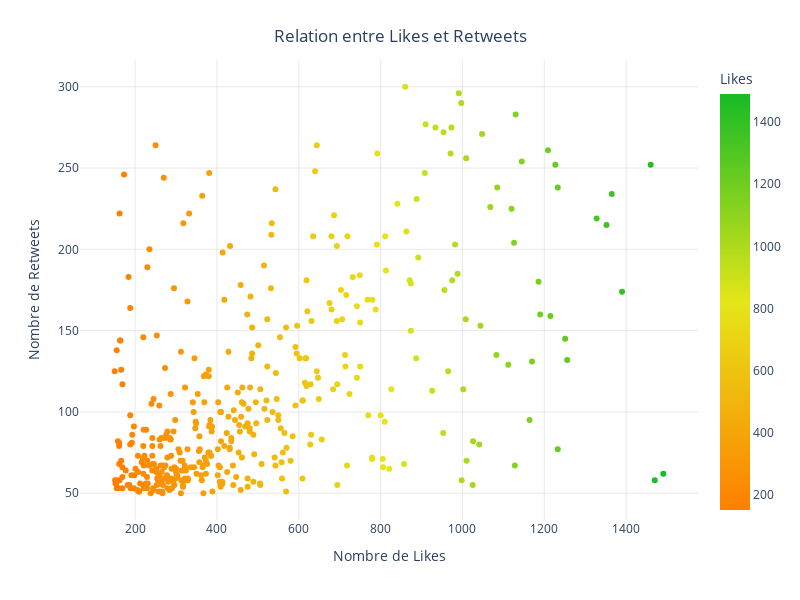

Source (notebook cell):
### Markdown cell above
Contexte du tweet : les tweets sur des sujets d'actualité ont plus de chances de recevoir des retweets, car ils enrichissent la discussion, alors que ceux à caractère personnel ou émotionnel récoltent souvent plus de likes, en signe de soutien ou d'empathie. <br>

### Code cell
fig = px.scatter(
    df_filtered,
    x='Likes',
    y='Retweets',
    color='Likes',  # Remplacez par une colonne pertinente si disponible
    hover_data=['User'],  # Inclure le nom d'utilisateur dans les infobulles
    color_continuous_scale=[ (0,  "#ff7f00"),  # Couleur pour les faibles densités
        (0.5, "#e5e619"),                   
        (1, "#16bb26")]  # Couleur pour les densités élevées]  # Palette de couleurs pour un rendu esthétique
)
# Personnalisation de la mise en page
fig.update_layout(
    title={
        'text': "Relation entre Likes et Retweets",
        'y': 0.95, 'x': 0.5, 'xanchor': 'center', 'yanchor': 'top'
    },
    xaxis=dict(
        title='Nombre de Likes',
        showgrid=True, gridcolor='lightgrey', gridwidth=0.5,
        zeroline=True, zerolinecolor='black'
    ),
    yaxis=dict(
        title='Nombre de Retweets',
        showgrid=True, gridcolor='lightgrey', gridwidth=0.5,
        zeroline=True, zerolinecolor='black'
    ),
    plot_bgcolor='rgba(0,0,0,0)',  # Rendre le fond transparent
    height=600, width=800
)

### Figure 1 — Plotly figure (JSON) as saved in the notebook; plotly's stock layout.template omitted (floating-point values rounded to 4 significant figures; data arrays with more than 128 entries replaced by an {"elided": "..."} marker saying what was removed)
{"data": [{"customdata": {"elided": "418x1 str values"}, "hovertemplate": "Likes=%{marker.color}<br>Retweets=%{y}<br>User=%{customdata[0]}<extra></extra>", "legendgroup": "", "marker": {"color": {"elided": "418 int values"}, "coloraxis": "coloraxis", "symbol": "circle"}, "mode": "markers", "name": "", "orientation": "v", "showlegend": false, "type": "scatter", "x": {"elided": "418 int values"}, "xaxis": "x", "y": {"elided": "418 int values"}, "yaxis": "y"}], "layout": {"coloraxis": {"colorbar": {"title": {"text": "Likes"}}, "colorscale": [[0, "#ff7f00"], [0.5, "#e5e619"], [1, "#16bb26"]]}, "height": 600, "legend": {"tracegroupgap": 0}, "margin": {"t": 60}, "plot_bgcolor": "rgba(0,0,0,0)", "title": {"text": "Relation entre Likes et Retweets", "x": 0.5, "xanchor": "center", "y": 0.95, "yanchor": "top"}, "width": 800, "xaxis": {"anchor": "y", "domain": [0, 1], "gridcolor": "lightgrey", "gridwidth": 0.5, "showgrid": true, "title": {"text": "Nombre de Likes"}, "zeroline": true, "zerolinecolor": "black"}, "yaxis": {"anchor": "x", "domain": [0, 1], "gridcolor": "lightgrey", "gridwidth": 0.5, "showgrid": true, "title": {"text": "Nombre de Retweets"}, "zeroline": true, "zerolinecolor": "black"}}}
